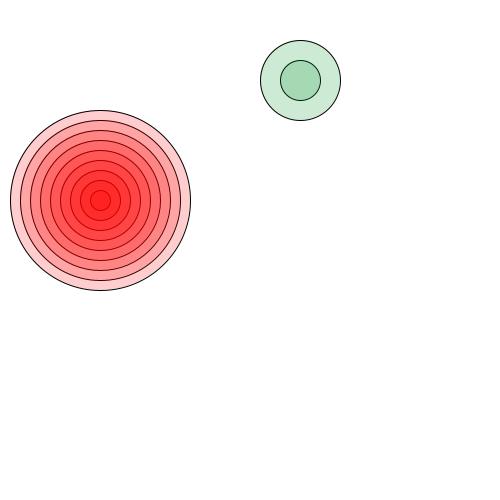
Frame 1 (no input)
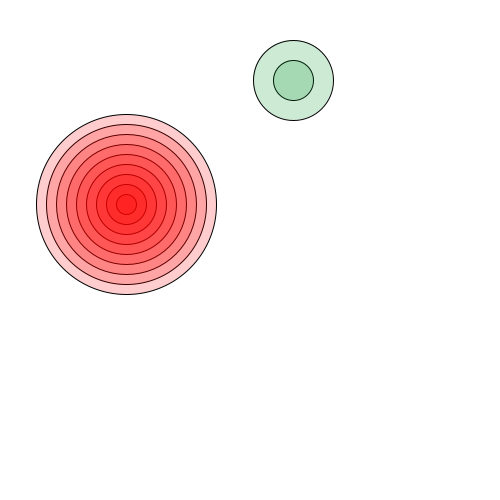
Frame 60 (the mouse pressed at the canvas centre just before this capture)
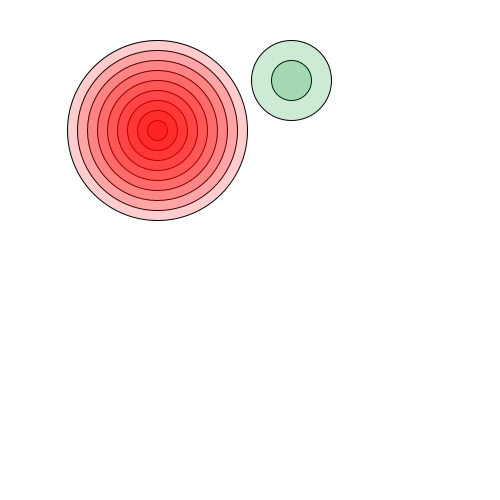
Frame 120 (the mouse held since frame 60 and released just before this capture)

The Processing sketch that drew these frames (run headless with seeded random() and noise(); from frame 60 on, the mouse is pressed at the canvas centre):

// Processing sketch: clasebasica
// ── clasebasica.pde
Circulito Uno = new Circulito(100, 200, 20, color(255,0,0,50));
Circulito Dos = new Circulito(300, 80, 40, color(0,150,40,50));

void setup(){
  size(500,500);  
}

void draw(){
  background(255);
  Uno.dibuja(10);
  Uno.tiritaX(5);
  Uno.tiritaY(10);
  
  Dos.dibuja(3);
  Dos.tiritaX(1);
  Uno.tiritaY(2);
}

// ── Circulito.pde
class Circulito {
  //variables
  float posX;
  float posY;
  float tam;
  color col;

  //Constructor
  Circulito(float x, float y, float t, color c) {
    posX = x;
    posY = y;
    tam = t;
    col = c;
  }

  //Metodos
  void dibuja(float cant) {
    fill(col);
    for (int i = 0; i<cant; i++) {
      circle (posX, posY, tam * i);
    }
  }

  void tiritaX(float vel) {
    posX += random(-vel, vel);
  }

  void tiritaY(float vel) {
    posY += random(-vel, vel);
  }
}
